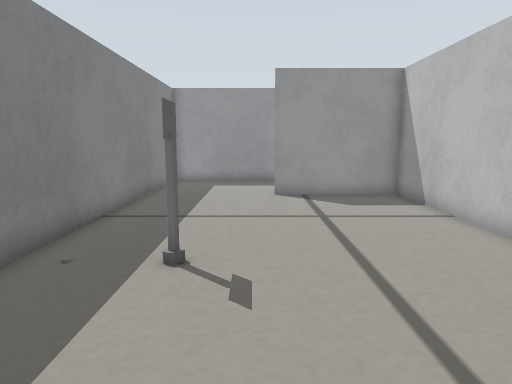
View 1 (above)

19 first-person views from a walk through a robot-simulator world made for Gazebo. The camera is 0.22 m above the floor, tilts 8° down and sees 70° across. The lines on the ground mark 1 m squares. The floor is counted in squares, 0.1 m on a side. Each view is taken from the middle of a square. On the plan, view 1 faces up. The plan holds only what a view shows up to about 20 squares ahead; the rest is blank. The robots in the file are not drawn.

View 2
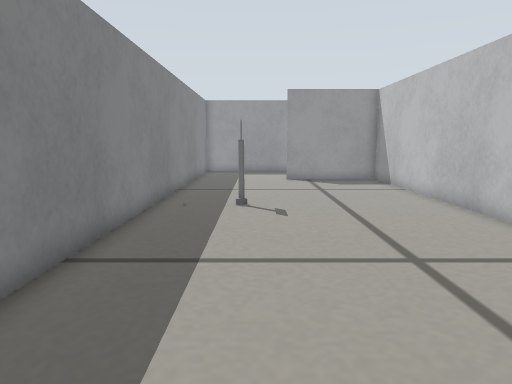

View 3
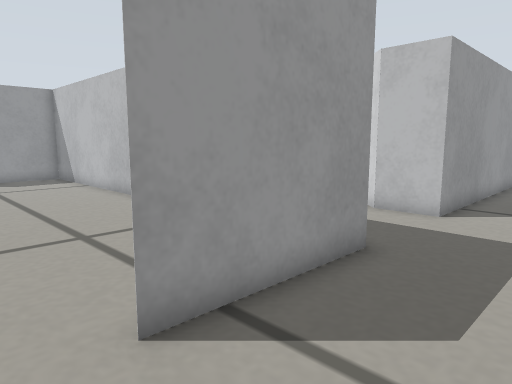

View 4
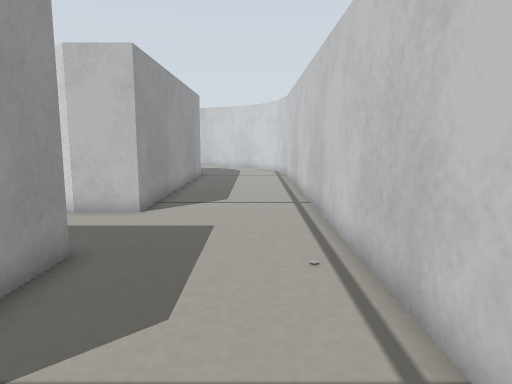

View 5
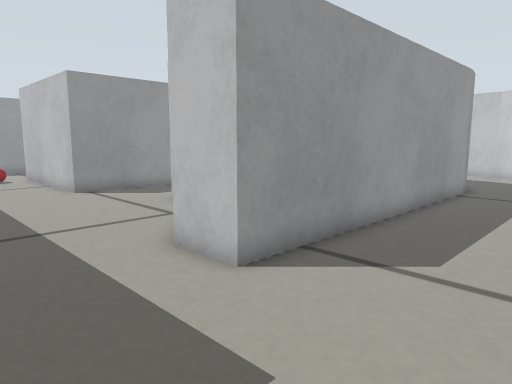

View 6
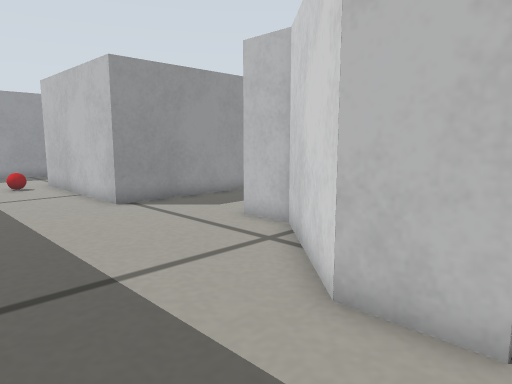

View 7
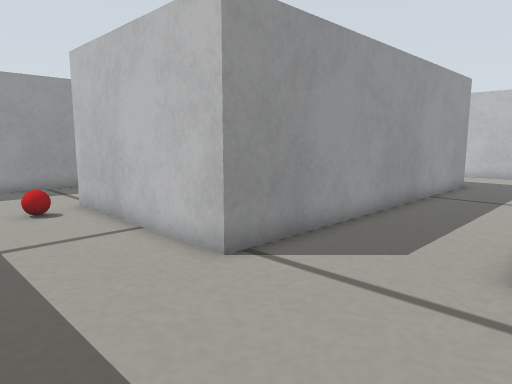

View 8
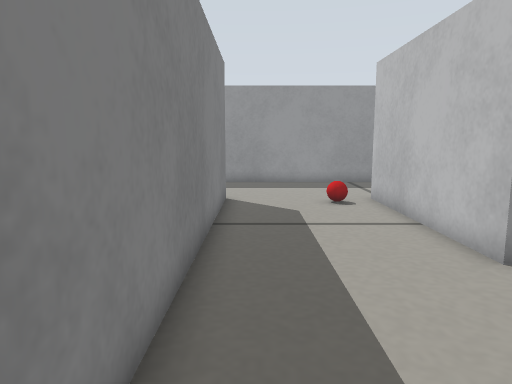

View 9
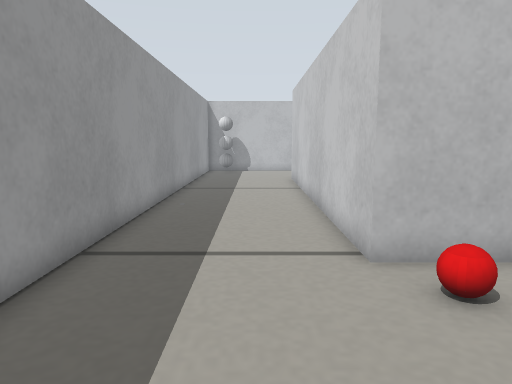

View 10
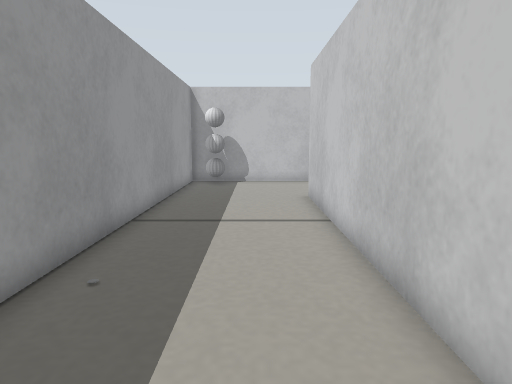

View 11
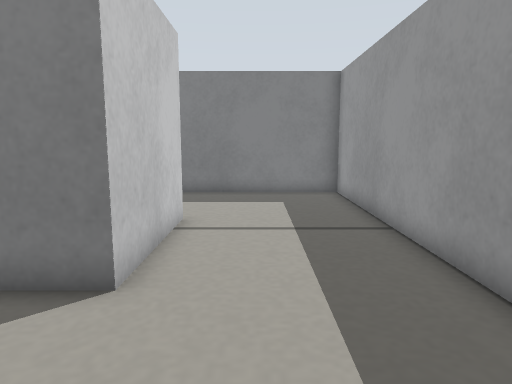

View 12
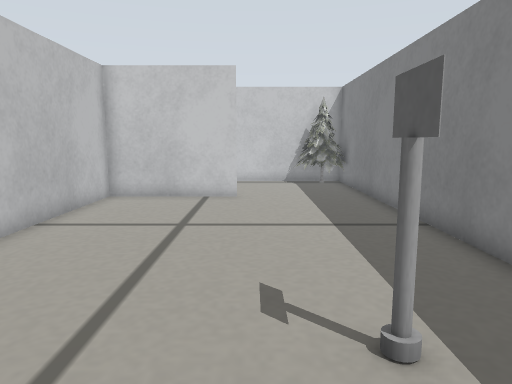

View 13
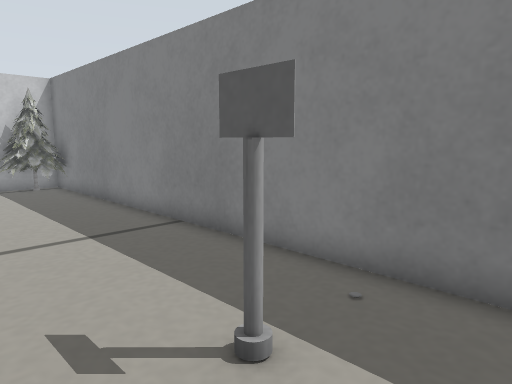

View 14
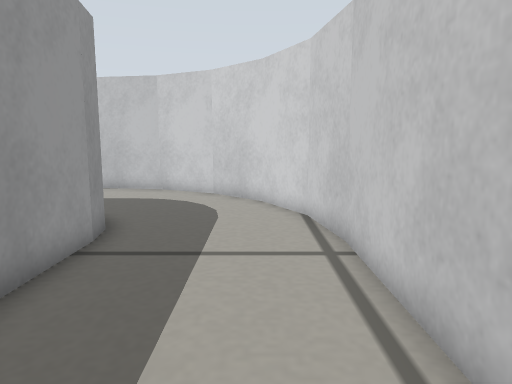

View 15
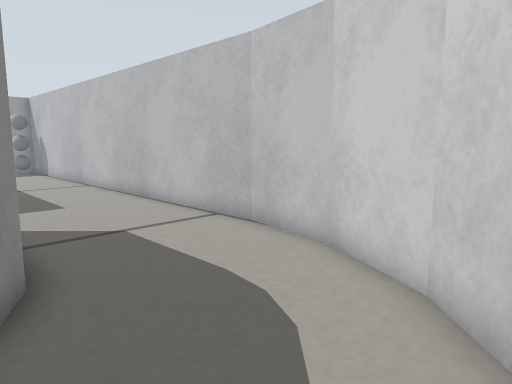

View 16
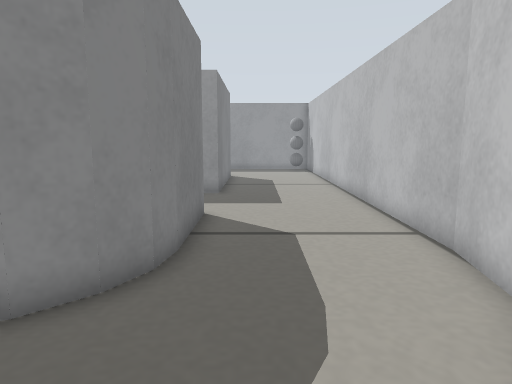

View 17
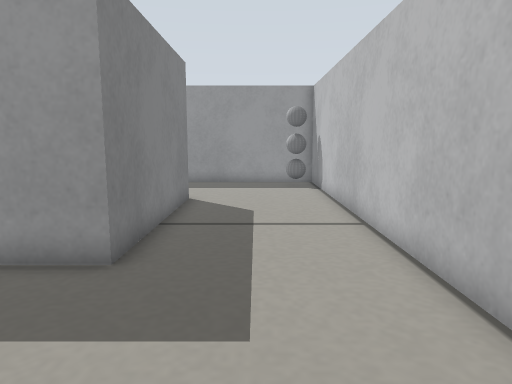

View 18
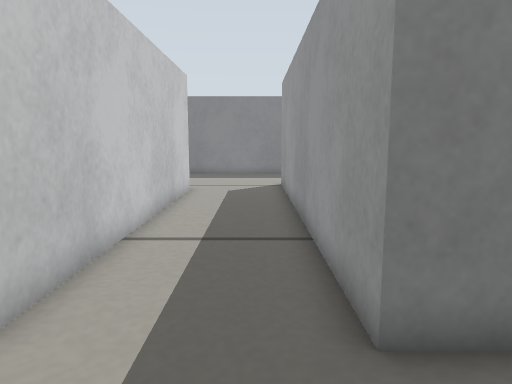

View 19
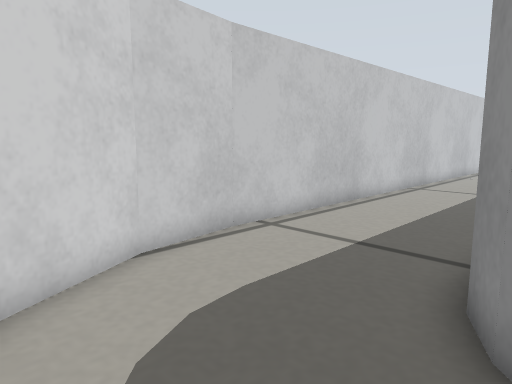

### Floor plan
Points are (right, up) in squares from view 1. A wall is a line through its corners. A room is listed if a view was taken in it or the views show most of it. See-through windows are left out.
Room 1 (views 1, 2, 3, 4, 5, 6, 7, 8, 9, 10, 11, 12, 13, 14, 15, 16, 17, 18, 19)
walls: (11.4, 7.3) (11.4, 14.9) (26.4, 14.9) (26.4, 7.3) (11.4, 7.3); (5.8, 3.5) (5.8, 14.9) (0.7, 14.9) (5.8, 14.9) (5.8, 2.5); (5.9, -4.4) (0.8, -4.4); (26.4, 3) (26.4, -0.9); (22.9, -4.4) (10.2, -4.4) (10.2, -2.4) (13.5, 1.2) (13.5, 3) (26, 3); (0.6, -4.4) (5.8, -4.4) (5.8, 1.9); (26.4, -0.8) (26.2, -1.9) (25.7, -2.9) (25, -3.7) (23.9, -4.2) (22.8, -4.4); (22.8, -10) (25.7, -9.5) (28.2, -8.2) (30.3, -6.2) (31.6, -3.7) (32, -0.8); (32, -0.9) (32, 20.5) (-4.6, 20.5) (-4.6, -7.5); (-2.5, -10) (22.9, -10)
objects: pine tree (-5, -10) to (-2, -8); other object (-1, 6); red ball (10, 14); traffic light (31, 19)

Where each view was taken, in squares from view 1:
view 1: 0 up, 0 right, facing up
view 2: 6 down, 1 left, facing up
view 3: 8 down, 1 left, facing up-right
view 4: 8 down, 1 left, facing right
view 5: 9 down, 6 right, facing up-right
view 6: 5 down, 6 right, facing up-right
view 7: 2 up, 7 right, facing up-right
view 8: 1 up, 7 right, facing up
view 9: 17 up, 5 right, facing right
view 10: 17 up, 12 right, facing right
view 11: 17 up, 11 right, facing left
view 12: 10 up, 0 right, facing down
view 13: 9 up, 1 right, facing down-left
view 14: 8 down, 15 right, facing right
view 15: 8 down, 25 right, facing up-right
view 16: 8 down, 28 right, facing up
view 17: 1 up, 29 right, facing up
view 18: 6 up, 30 right, facing left
view 19: 3 down, 29 right, facing down-left
